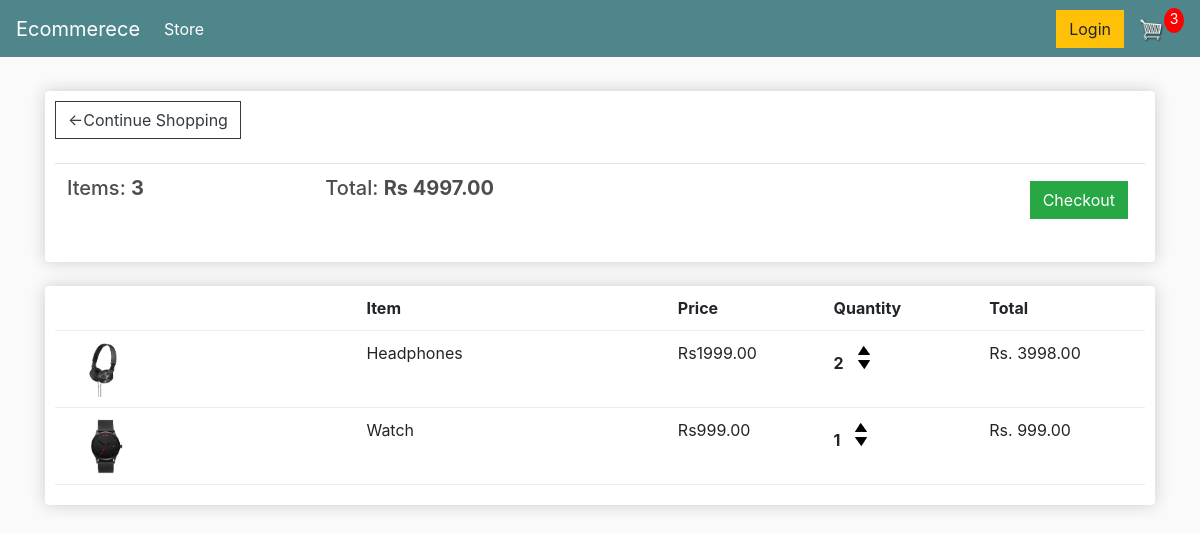
The app's page /cart/ (signed in), older data.
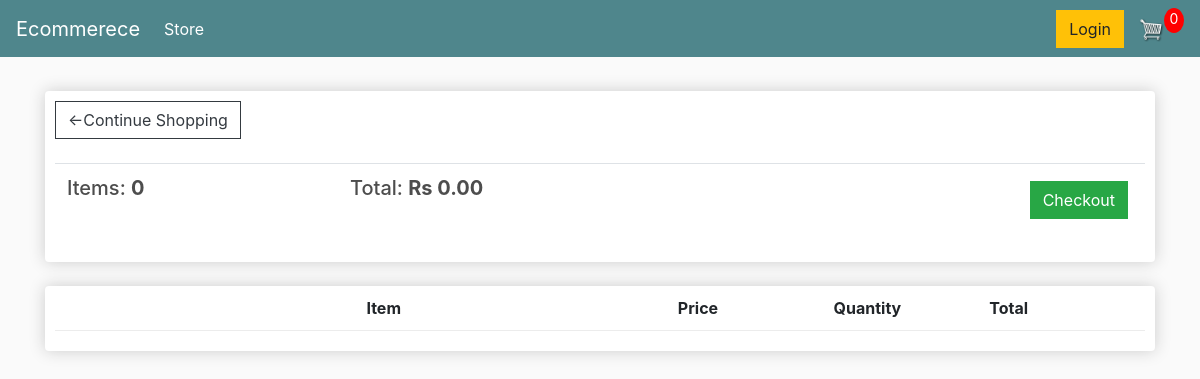
The same page, newer data.
### store/models.py (models this page shows, shortened)
class Order(models.Model):
    customer = models.ForeignKey(Customer ,on_delete=models.CASCADE, null=True, blank=True)
    date_ordered = models.DateTimeField(auto_now_add=True)
    complete = models.BooleanField(default = False, null=True, blank=True)
    transaction_id = models.CharField(max_length = 200, null = True)
    @property
    def cart_items(self):
        orderitems = self.orderitem_set.all()
        total = sum(item.quantity for item in orderitems)
        return total
    @property
    def cart_total(self):
        orderitems = self.orderitem_set.all()
        total = sum(item.get_total for item in orderitems)
        return total

class OrderItem(models.Model):
    product = models.ForeignKey(Product ,on_delete=models.SET_NULL, null=True, blank=True)
    order = models.ForeignKey(Order ,on_delete=models.SET_NULL, null=True, blank=True)
    quantity = models.IntegerField(default = 0, null=True, blank=True)
    date_added = models.DateTimeField(auto_now_add=True,null=True, blank=True)
    @property
    def get_total(self):
        total = self.quantity * self.product.price
        return total

class Product(models.Model):
    name = models.CharField(max_length = 200, null = True)
    price = models.DecimalField(max_digits=10,decimal_places=2)
    digital = models.BooleanField(default = False, null=True, blank=True)
    image = models.ImageField(null = True, blank= True)
    @property
    def image_url(self):
        try:
            url = self.image.url
        except:
            url = ''
        return url

### store/views.py (the view)
# urls.py: path('cart/', views.cart, name="cart"),
def cart(request):
    data = cookie_data(request)
    items = data['items']
    order = data['order']
    cart_items = data['cart_items']
    context = {'items':items,'order':order,'cart_items':cart_items}
    return render(request,"store/cart.html",context)

### store/utils.py (called while the page is built)
def cookie_data(request):
    if request.user.is_authenticated:
        customer = request.user.customer
        order, created = Order.objects.get_or_create(customer = customer,complete = False)
        items = order.orderitem_set.all()
        cart_items = order.cart_items
    else:
        cookie_data = cookie_cart(request)
        items = cookie_data['items']
        order = cookie_data['order']
        cart_items = cookie_data['cart_items']
    return {'items':items,'order':order,'cart_items':cart_items}

### store/templates/store/cart.html (shortened to what this page needs)
{% extends 'store/main.html' %}
{% load static %}
{% block content %}
    <div class="row">
        <div class="col-lg-12">
            <div class="box-element">
                <a class="btn btn-outline-dark" href='{% url "store" %}'>&#x2190;Continue Shopping</a>
                <br><br>
                <table class="table">
                    <tr>
                        <th><h5>Items: <strong>{{order.cart_items}}</strong></h5></th>
                        <th><h5>Total: <strong>Rs {{order.cart_total|floatformat:2}}</strong></h5></th>
                        <th>
                            <a style="float: right; margin: 5px;" class="btn btn-success" href='{% url "checkout" %}'>Checkout</a>
                        </th>
                    </tr>
                </table>
            </div>
            <br>
            <div class="box-element">
                <div class="cart-row">
					<div style="flex:2"></div>
					<div style="flex:2"><strong>Item</strong></div>
					<div style="flex:1"><strong>Price</strong></div>
					<div style="flex:1"><strong>Quantity</strong></div>
					<div style="flex:1"><strong>Total</strong></div>
				</div>
                {% for item in items %}
                <div class="cart-row">
                    <div style="flex:2"><img class="row-image" src="{{item.product.image_url}}"></div>
                    <div style="flex:2"><p>{{item.product.name}}</p></div>
                    <div style="flex:1"><p>Rs{{item.product.price}}</p></div>
                    <div style="flex:1">
                        <p class="quantity">{{item.quantity}}</p>
                        <div class="quantity">
                            <img data-product={{item.product.id}} data-action="add" class="chg-quantity update-cart" src="{% static  'images/arrow-up.png' %}">
                            <img data-product={{item.product.id}} data-action="remove" class="chg-quantity update-cart" src="{% static  'images/arrow-down.png' %}">
                        </div>
                    </div>
                    <div style="flex:1"><p>Rs. {{item.get_total}}</p></div>
                </div>
                {% endfor %}
            </div>
        </div>
    </div>
{% endblock content%}

Row changes from the older to the newer data that the page shows:
no longer on this page (row edited): Order: cart_items "3", cart_total "4997.00"
removed OrderItem: product.image_url (picture), product.name "Headphones", product.price "1999.00", quantity "2", get_total "3998.00"
removed OrderItem: product.image_url (picture), product.name "Watch", product.price "999.00", quantity "1", get_total "999.00"
added Order: cart_items "0", cart_total "0.00"
Text that changed along with them:
{{ cart_items }}: "3" → "0"
